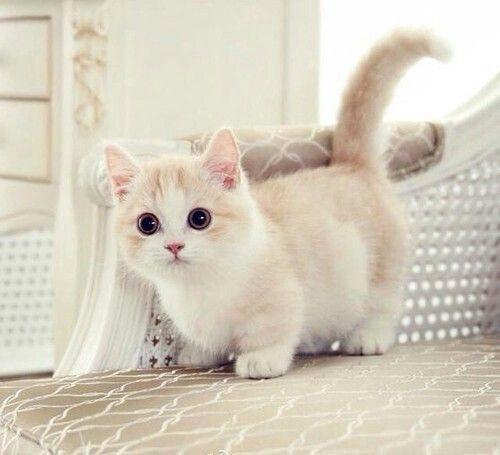
#> input picture obfuscation_module/tests/integration_tests/obfuscation_test/cute_kitty.jpeg, 500 x 455 px, found by its file name
$ python puzzle_test.py
#> lines starting #> are read from the running program, lines starting #| are printed output that depends on the picture; after the words box and inside, x2 and y2 are one past the last pixel; in counts of white or black regions, pixels touching at a corner belong together
### obfuscation_module/obfuscation_core/obfuscators/puzzle_obfuscator.py
import codecs
import random

from numpy import ndarray

from key.key_builder import KeyBuilder
from key.key_types.layer import Layer
from obfuscation_core.obfuscators.obfuscator import Obfuscator
from time_logging.time_logger import monitor_obfuscation


def my_encode(s):
    return codecs.encode(s, "base64").decode()


class PuzzleObfuscator(Obfuscator):
    id = 125

    def __init__(self, puzzle_size: int = None):
        super().__init__()

        if puzzle_size is not None:
            self.puzzle_size = puzzle_size
        else:
            self.puzzle_size = random.randint(3, 7)

    def my_custom_random(self, values_to_exclude):
        random_tuple = tuple(random.randint(0, 255) for _ in range(3))
        return self.my_custom_random(values_to_exclude) if random_tuple in values_to_exclude else random_tuple

    @monitor_obfuscation
    def obfuscate(self, image: ndarray, key_builder: KeyBuilder):
        print("Creating puzzle...")

        puzzle_piece_height = max(len(image) // self.puzzle_size, 5)
        puzzle_piece_width = max(len(image[0]) // self.puzzle_size, 5)
        print(puzzle_piece_height, puzzle_piece_width)
        puzzle_pieces_coords = []
        for i in range(0, self.puzzle_size):
            if (i + 1) * puzzle_piece_height < len(image):
                for j in range(0, self.puzzle_size):
                    if (j + 1) * puzzle_piece_width < len(image[0]):
                        puzzle_pieces_coords.append(tuple((i * puzzle_piece_height, j * puzzle_piece_width)))

        puzzle_pieces_shuffled = puzzle_pieces_coords.copy()
        random.shuffle(puzzle_pieces_coords)

        key_data = str(self.puzzle_size) + "|"
        shuffled_image = image.copy()
        for i in range(0, len(puzzle_pieces_shuffled)):
            i0_original, j0_original = puzzle_pieces_coords[i][0], puzzle_pieces_coords[i][1]
            i1_original, j1_original = i0_original + puzzle_piece_height, j0_original + puzzle_piece_width

            i0_shuffle, j0_shuffle = puzzle_pieces_shuffled[i][0], puzzle_pieces_shuffled[i][1]
            i1_shuffle, j1_shuffle = i0_shuffle + puzzle_piece_height, j0_shuffle + puzzle_piece_width

            key_data += str(i0_original) + "|" + str(i1_original) + "|" + str(j0_original) + "|" + str(
                j1_original) + "|"
            key_data += str(i0_shuffle) + "|" + str(i1_shuffle) + "|" + str(j0_shuffle) + "|" + str(j1_shuffle) + "|"

            shuffled_image[i0_original:i1_original, j0_original:j1_original] = image[i0_shuffle:i1_shuffle,
                                                                               j0_shuffle:j1_shuffle]

        for i in range(len(image)):
            image[i] = shuffled_image[i]

        layer = Layer(PuzzleObfuscator.id, key_data)
        key_builder.set_step(layer)

        if self.next_obfuscator is not None:
            self.next_obfuscator.obfuscate(image, key_builder)

### obfuscation_module/obfuscation_core/deobfusators/puzzle_deobfuscator.py
from numpy import ndarray
import cv2
import numpy as np

from obfuscation_core.deobfusators.deobfuscator import DeObfuscator


class PuzzleDeObfuscator(DeObfuscator):

    def deobfuscate(self, image: ndarray) -> None:
        print("Removing puzzle obfuscation...")
        values = self.key_data.split("|")
        values.pop()
        i0_originals = [int(x) for x in values[1::8]]
        i1_originals = [int(x) for x in values[2::8]]
        j0_originals = [int(x) for x in values[3::8]]
        j1_originals = [int(x) for x in values[4::8]]

        i0_shuffles = [int(x) for x in values[5::8]]
        i1_shuffles = [int(x) for x in values[6::8]]
        j0_shuffles = [int(x) for x in values[7::8]]
        j1_shuffles = [int(x) for x in values[8::8]]

        original_image = image.copy()

        for i in range(0, len(i0_originals)):
            original_image[i0_shuffles[i]:i1_shuffles[i], j0_shuffles[i]:j1_shuffles[i]] = image[i0_originals[i]:i1_originals[i],
                                                                               j0_originals[i]:j1_originals[i]]
        for i in range(len(image)):
            image[i] = original_image[i]

        if self.next_deobfuscator is not None:
            self.next_deobfuscator.deobfuscate(image)

### obfuscation_module/key/key_builder.py
from typing import List, Tuple

from key.key_types.layer import Layer
from key.key_types.zone_key import ZoneKey
class KeyBuilder:
    def __init__(self, coord: Tuple[Tuple[int]]):
        self.key: ZoneKey = ZoneKey(
            coord,
            []
        )
        self.steps: List[Layer] = []

    def reset(self) -> None:
        self.key = ZoneKey()
        self.steps = []

    def set_step(self, layer: Layer) -> None:
        self.key.layers.append(layer)
        self.steps.append(layer)

    def build(self) -> ZoneKey:
        zk: ZoneKey = ZoneKey(self.key.coordinates, self.steps)
        self.key = zk
        return self.key

### obfuscation_module/key/key_types/layer.py
import json


class Layer:
    alg_id: int
    key_data: str

    def __init__(self, alg_id, key_data) -> None:
        self.alg_id = alg_id
        self.key_data = key_data
        pass


    def __eq__(self, other):
        return self.alg_id == other.alg_id and self.key_data == other.key_data

    def __repr__(self) -> str:
        return  f"({self.alg_id} , '{self.key_data}')"
    pass

    def toJson(self):
        return json.dumps(self, default=lambda o: o.__dict__)

### obfuscation_module/key/key_types/zone_key.py
import json
from typing import List, Tuple
import copy
from key.key_types.layer import Layer


class ZoneKey:
    coordinates: Tuple[Tuple[int]] = ()
    layers: List[Layer] = []

    def __init__(self, coordinates: Tuple[Tuple[int]], layers: List[Layer]) -> None:
        self.coordinates = copy.deepcopy(coordinates)
        self.layers = copy.deepcopy(layers)
        pass

    # [5 lines left out: function __repr__, not called in this run]

    def toJson(self):
        return json.dumps(self, default=lambda o: o.__dict__)
    pass

### obfuscation_module/obfuscation_core/deobfusators/deobfuscator.py
from numpy import ndarray


class DeObfuscator:
    next_deobfuscator = None
    key_data = None

    def __init__(self):
        pass

    def set_next_deobfuscator(self, next_deobfuscator):
        self.next_deobfuscator = next_deobfuscator

    def parse_key_data(self) -> None:
        pass

    def deobfuscate(self, image: ndarray):
        pass

### obfuscation_module/obfuscation_core/obfuscators/obfuscator.py
from numpy import ndarray

from key.key_builder import KeyBuilder


class Obfuscator:
    def __init__(self):
        self.next_obfuscator = None

    def set_next_obfuscator(self, next_obfuscator):
        self.next_obfuscator = next_obfuscator

    # [5 lines left out: function obfuscate, not called in this run]

### obfuscation_module/time_logging/time_logger.py
import functools
import logging
import time

from datetime import date

obfuscation_module_logger_status = 0
obfuscation_function_time_limit = 0.01


def load():
    global obfuscation_module_logger_status
    if obfuscation_module_logger_status == 0:
        logging.basicConfig(filename="timelog.txt", level=logging.DEBUG)
        obfuscation_module_logger_status = 1


load()


# [13 lines left out: function time_logged, not called in this run]


def monitor_obfuscation(func):
    @functools.wraps(func)
    def wrapper(*args, **kwargs):
        start_date = date.today()
        start_time = time.time()
        logger = logging.getLogger('{0}-{1}'.format(func.__qualname__, func.__name__))

        func(*args, **kwargs)

        elapsed = time.time() - start_time
        logger.info('- start date: {0} , elapsed: {1}'.format(start_date, elapsed))
        if elapsed > obfuscation_function_time_limit:
            logger.warning('Warning! This function\'s execution exceeded the time limit of {0} second(s)!'
                           .format(obfuscation_function_time_limit))

    return wrapper

### obfuscation_module/tests/integration_tests/obfuscation_test/encryption_test.py
import copy
import os

import cv2
from numpy import ndarray

from key.key_builder import KeyBuilder
from key.key_types.zone_key import ZoneKey
from obfuscation_core.obfuscators.encryption_obfuscator import EncryptionObfuscator
from obfuscation_core.deobfusators.encryption_deobfuscator import EncryptionDeObfuscator


def get_cut_image(coordinates, image):
    ((x1, y1), (x2, y2)) = coordinates
    return image[y1:y2, x1:x2]


def get_image_path():
    if os.path.exists('./integration_tests/obfuscation_test/cute_kitty.jpeg'):
        return './integration_tests/obfuscation_test/cute_kitty.jpeg'
    return 'cute_kitty.jpeg'


# [26 lines left out: function encryption_test, not called in this run]


# [2 lines that do not run on import are left out]

### obfuscation_module/tests/integration_tests/obfuscation_test/puzzle_test.py
import copy

import cv2
from numpy import ndarray

from key.key_builder import KeyBuilder
from key.key_types.zone_key import ZoneKey
from obfuscation_core.deobfusators.puzzle_deobfuscator import PuzzleDeObfuscator
from obfuscation_core.obfuscators.puzzle_obfuscator import PuzzleObfuscator
from obfuscation_core.deobfusators.color_deobfuscator import ColorDeObfuscator
from obfuscation_core.obfuscators.color_obfuscator import ColorObfuscator
from tests.integration_tests.obfuscation_test.encryption_test import get_image_path


def get_cut_image(coordinates, image):
    ((x1, y1), (x2, y2)) = coordinates
    return image[y1:y2, x1:x2]


def puzzle_test():
    cv2.startWindowThread()
    img: ndarray = cv2.imread(get_image_path())
#> img is the input picture: shape (455, 500, 3); mean B, G, R 189.6, 206.2, 213.8

    img_og = copy.deepcopy(img)
    s = ((100, 100), (300, 300))
    img = get_cut_image(s, img)
#> in get_cut_image, `return image[y1:y2, x1:x2]`:
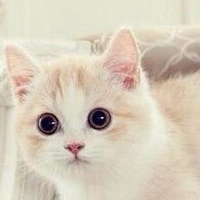
#> returned value: shape (200, 200, 3); mean of channels 0, 1, 2 186, 204, 215.2; drawn as B, G, R

    kb: KeyBuilder = KeyBuilder(s)
    cv2.imshow('Start', img_og)

    # eo3 = ColorObfuscator()
    # eo3.obfuscate(img, kb)

    eo2 = PuzzleObfuscator()
    eo2.obfuscate(img, kb)
#> in obfuscate, `puzzle_piece_height = max(len(image) // self.puzzle_size, 5)`: puzzle_piece_height = 33
#| 33 33
#> after the loop in obfuscate, `for i in range(0, self.puzzle_size):`: puzzle_pieces_coords = 36 pairs, first value 0 to 165, second value 0 to 165
#> in obfuscate, `puzzle_pieces_shuffled = puzzle_pieces_coords.copy()`: puzzle_pieces_shuffled has the same summary as puzzle_pieces_coords
#> the loop in obfuscate, `for i in range(0, len(puzzle_pieces_shuffled)):` made 36 passes
#> (i0_original, j0_original, i1_original, j1_original, i0_shuffle, j0_shuffle, i1_shuffle, j1_shuffle) on passes 3 to 14: (66, 66, 99, 99, 0, 66, 33, 99), (99, 99, 132, 132, 0, 99, 33, 132), (99, 132, 132, 165, 0, 132, 33, 165), (66, 165, 99, 198, 0, 165, 33, 198), (165, 132, 198, 165, 33, 0, 66, 33), (165, 0, 198, 33, 33, 33, 66, 66), (33, 33, 66, 66, 33, 66, 66, 99), (0, 165, 33, 198, 33, 99, 66, 132), (33, 132, 66, 165, 33, 132, 66, 165), (66, 33, 99, 66, 33, 165, 66, 198), (132, 0, 165, 33, 66, 0, 99, 33), (0, 33, 33, 66, 66, 33, 99, 66)
#> (i0_original, j0_original, i1_original, j1_original, i0_shuffle, j0_shuffle, i1_shuffle, j1_shuffle) on passes 1 to 2: (0, 0, 33, 33, 0, 0, 33, 33), (99, 33, 132, 66, 0, 33, 33, 66)
#> after the loop in obfuscate, `for i in range(0, len(puzzle_pieces_shuffled)):`:
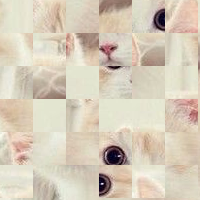
#> shuffled_image: shape (200, 200, 3); mean B, G, R 186, 204, 215.2

    zk: ZoneKey = kb.build()

    img_og[s[0][0]:s[1][0], s[0][1]:s[1][1]] = img
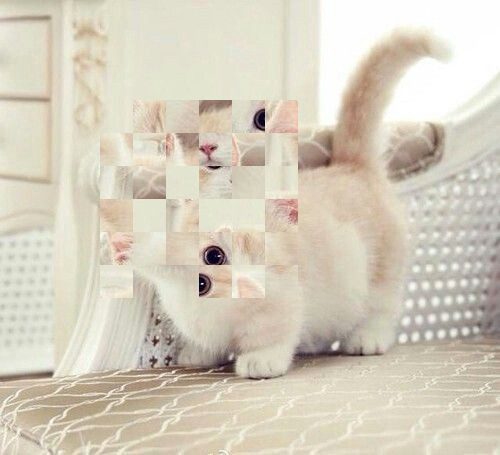
#> img_og: shape (455, 500, 3); 14.83% of pixels changed, all inside (x1, y1, x2, y2) = (100, 100, 298, 298)
    cv2.imshow('Mid', img_og)

    ed2 = PuzzleDeObfuscator()
    ed2.key_data = zk.layers[0].key_data
    ed2.deobfuscate(img)

    # ed3 = ColorDeObfuscator()
    # ed3.key_data = zk.layers[0].key_data
    # ed3.deobfuscate(img)

    img_og[s[0][0]:s[1][0], s[0][1]:s[1][1]] = img
    cv2.imshow('Final', img_og)
    cv2.waitKey(0)


if __name__ == '__main__':
    puzzle_test()
